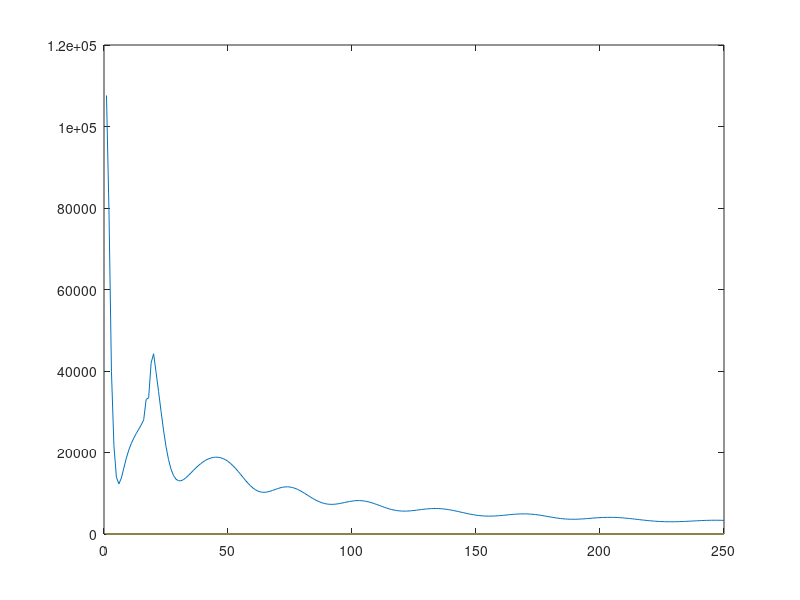

MATLAB code to generate this figure:
%qscatter
%partial wave analysis of scattering


function qscattersigmatest2()
deltah=0.01;
nsteps=200;
global m
global hb
%m=938*10^9;
m=1.672*10^(-27);
%hb=6.59*10^(-13);
hb=1.054*10^(-34);
lupper=10

e=1.6*10^(-19);
 
 delta=0.1*(10^(-10));
 
 delta=0.5;
 m=1;
 hb=1;
 e=1;

%2m/hb^2=6.12meV^-1(sigma)^-2
  lupper=10;
  sumdelta=0;
  nr=100;
  ne=250;
  
  sumouter=zeros(ne);
  totsum=0;
  %sigma=0;
  
  u1=zeros(nr,lupper+1);
  u2=zeros(nr,lupper+1);
  u3=zeros(nr,lupper+1);
  %outer loop integration over r
    epsilon=5.9;%meV H-Kr interaction
  sigma=3.57;%Angstrom

  for nec=1:ne
    e=nec*0.0005;
    k=sqrt(2*m*e)/hb;
    totsum=0;
  %sigma=0;
  
  u1=zeros(nr,lupper+1);
  u2=zeros(nr,lupper+1);
  u3=zeros(nr,lupper+1);
  for j=1:nr,
    
    u1=0;
    %inner loop summation over l
    sumdelta=0;
    for i=0:lupper,   
      if j == 1
          
        u1(j,i+1)=.1;
        u2(j,i+1)=delta^(i+1);
      else
        u2(j,i+1)=u3(j-1,i+1);
        u1(j,i+1)=u2(j-1,i+1);
      end;      
      u3(j,i+1)=numerov(u1(j,i+1),u2(j,i+1),i,3.1+j*delta,delta,e,sigma,epsilon);
    end
  end
  
 
     for i=0:lupper,   
 
      
       res=tdl(u2(nr-2,i+1),u2(nr-1,i+1),(nr-1)*delta,(nr)*delta,i,k);
      cosecdelta2=((1/(res^2))+1);
      sumdelta=sumdelta+(2*i+1)*(1/cosecdelta2); 
    end
    sumouter(nec)=((4*pi)/(k^2))*sumdelta;
    totsum=totsum+sumouter(nec);
    
  end
  
  plot(sumouter);
end

  %solve radial wave equation using numerov 
%predictor method to fourth order 
%for 2nd order de's

function [numerov]=numerov(u1,u2,l,r,delta,e,sigma,epsilon)

  num1=1/(1-(delta^2/12)*f(l,r+delta,e,sigma,epsilon));
  bracket1=2*u2-u1+(delta^2/12)*(10*f(l,r,e,sigma,epsilon)*u2+f(l,r,e,sigma,epsilon)*u1);
  numerov=num1*bracket1;
end
  
function [f]=f(l,r,e,sigma,epsilon)
  global hb
  global m
  %ra=r*(10^(-10));
  f=v(r,sigma,epsilon)+(hb^2/(2*m*r^2))-e;
%endfunction
end

function [v]=v(r,sigma,epsilon)
   %epsilon=5.9;%meV H-Kr interaction
  %sigma=3.57;%Angstrom
  v=10*epsilon*( (sigma/r)^12-2*(sigma/r)^6);
%endfunction
end

function [tdl]=tdl(u1,u2,r1,r2,l,k)
   %calculate phase shift of partial waves tand deltl
   kk=(r1*u1)/(r2*u2);
 tdl=(kk*besselj(l,k*r1)-besselj(l,k*r2))/(kk*bessely(l,k*r1)-bessely(l,k*r2));
%endfunction
end  

 
